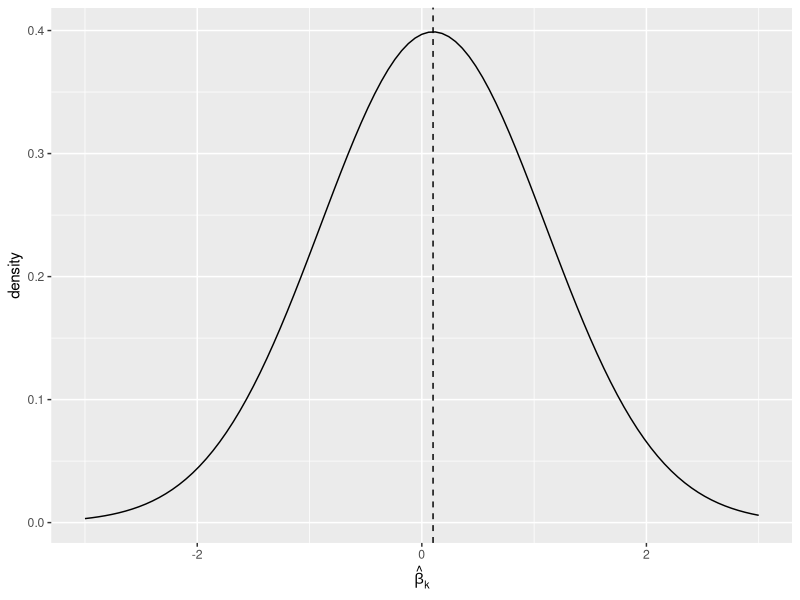
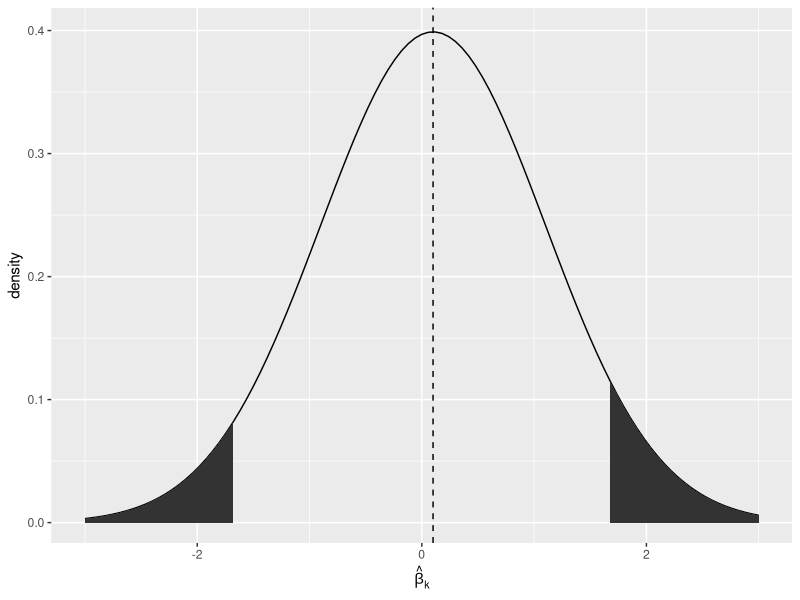

The R source for these figures, in order:
## ---- chunk 1
library("tidyverse")
x <- seq(-3, 3, length.out = 101)
mu <- 0.1
sigma <- 1
y <- dnorm(x, mean = mu, sd = sigma)
xy <- data_frame(x, y)
filter_plot <- ggplot(xy, aes(x = x, y = y)) +
    geom_line() +
    geom_vline(xintercept = mu, linetype = 2) +
    xlab(expression(hat(beta)[k])) +
    ylab("density")
print(filter_plot)
## ---- chunk 2
alpha <- 0.05
filter_plot +
    geom_ribbon(data = filter(xy, x <= qnorm(alpha)),
                aes(x = x, ymax = y),
                ymin = 0) +
    geom_ribbon(data = filter(xy, x >= qnorm(1 - alpha)),
                aes(x = x, ymax = y),
                ymin = 0)
